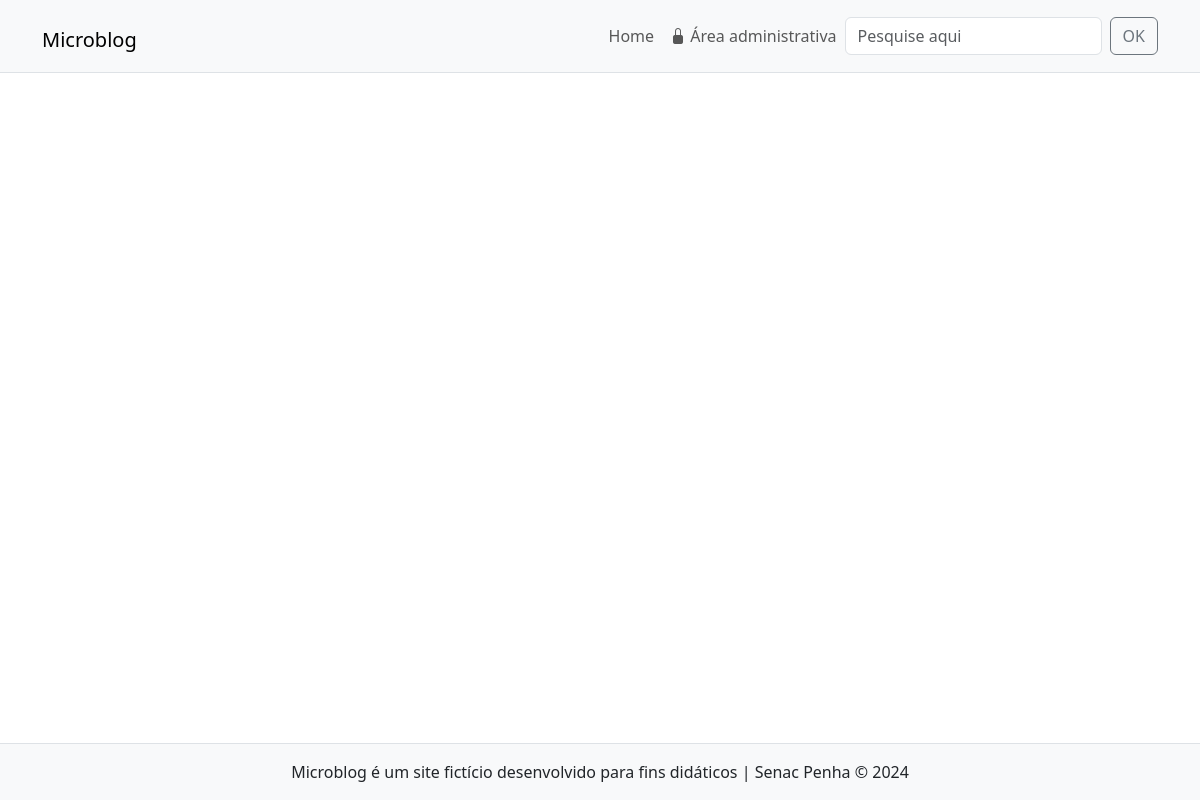
Before: / with the older database file.
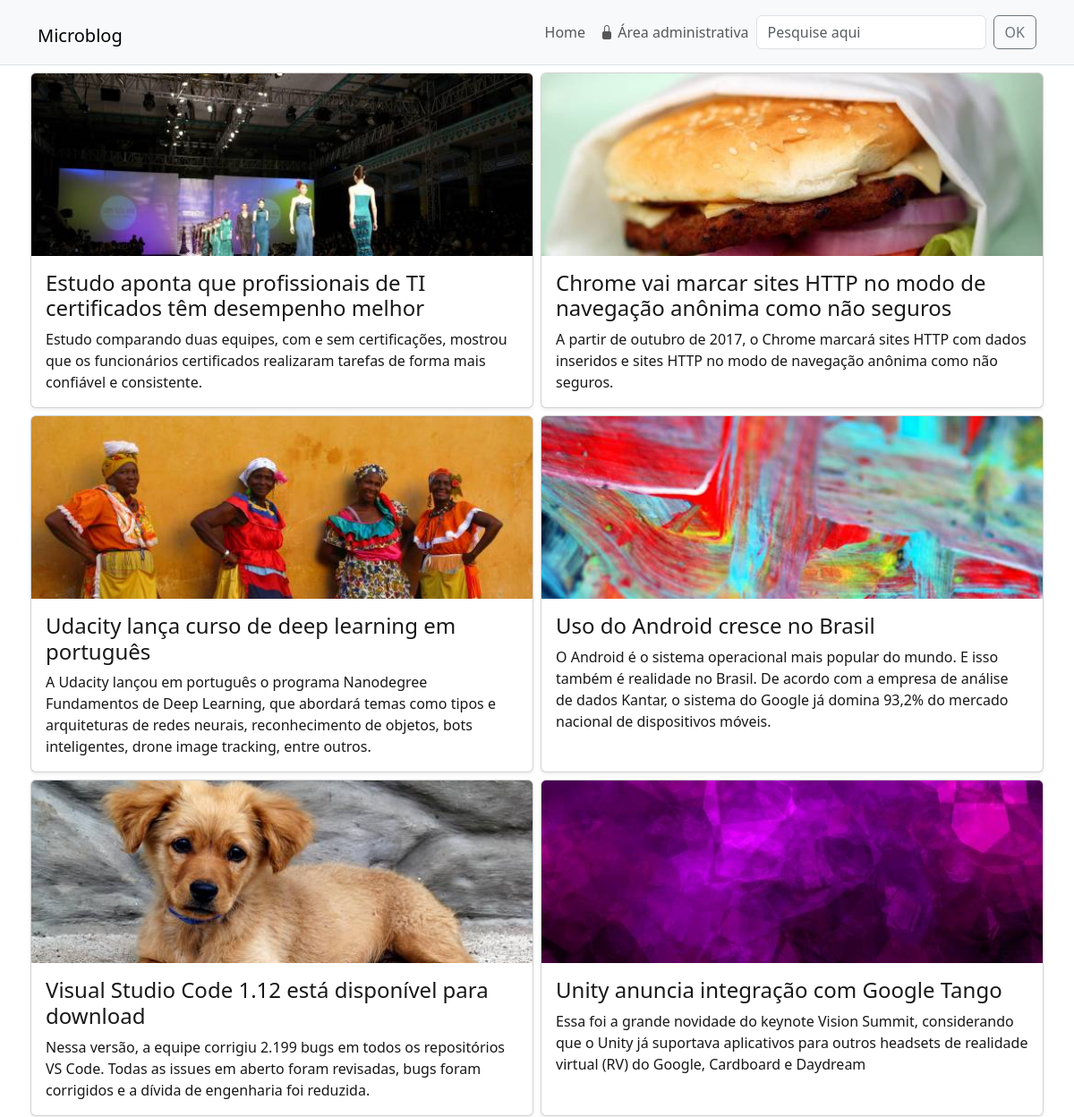
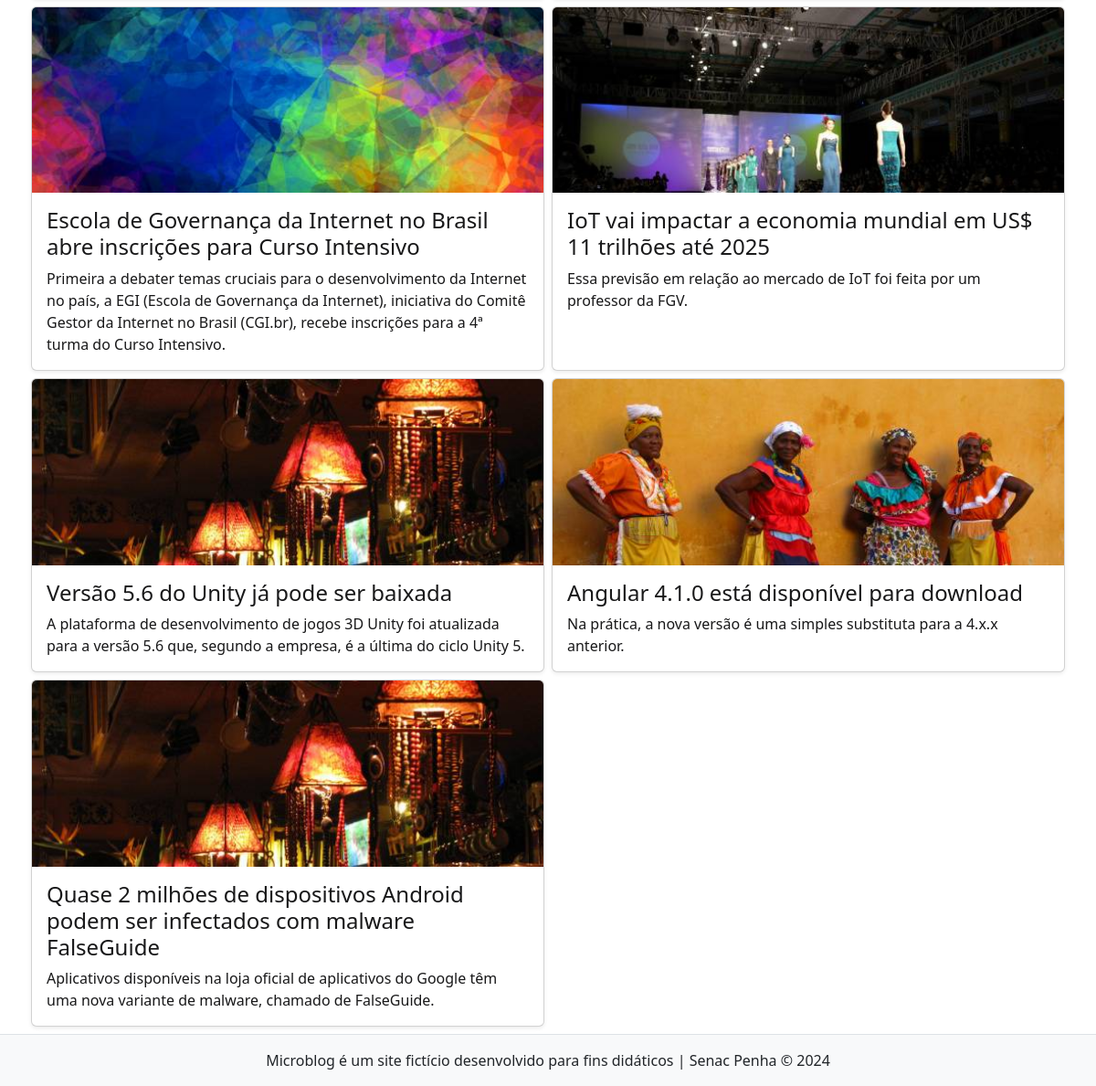
After: the same page with the newer database file (2 pictures, top to bottom).
### tables this page shows
CREATE TABLE `noticias` (
  `id` int(11) NOT NULL,
  `data` datetime NOT NULL DEFAULT current_timestamp(),
  `titulo` varchar(150) NOT NULL,
  `texto` text NOT NULL,
  `resumo` text NOT NULL,
  `imagem` varchar(45) NOT NULL,
  `usuario_id` int(11) NOT NULL
);

### includes/funcoes-noticias.php (called while the page is built, shortened)
<?php
function lerTodasNoticias($conexao){
    $sql = "SELECT id, imagem, titulo, resumo FROM noticias
            ORDER BY data DESC";
    $resultado = executarQuery($conexao, $sql);
    return mysqli_fetch_all($resultado, MYSQLI_ASSOC);
}
function executarQuery($conexao, $sql) {
	$consulta = mysqli_query($conexao, $sql) or die(mysqli_error($conexao));
	return $consulta;
}

### index.php (the view)
<?php
require "includes/cabecalho.php";
require "includes/funcoes-noticias.php";
$listaDeNoticias = lerTodasNoticias($conexao);
?>
<div class="row my-1 mx-md-n1">
<?php foreach($listaDeNoticias as $noticia) { ?>
		<div class="col-md-6 my-1 px-md-1">
            <article class="card shadow-sm h-100">
                <a href="noticia.php?id=<?=$noticia['id']?>" class="card-link">
                    <img src="imagens/<?=$noticia['imagem']?>" class="card-img-top" alt="">
                    <div class="card-body">
                        <h3 class="fs-4 card-title"> <?=$noticia['titulo']?> </h3>
                        <p class="card-text"> <?=$noticia['resumo']?> </p>
                    </div>
                </a>
            </article>
		</div>
<?php } ?>
</div>
<?php
require "includes/rodape.php";
?>

### includes/cabecalho.php (shortened to what this page needs)
<!DOCTYPE html>
<html lang="pt-br" class="h-100">
<head>
<link href="https://cdn.jsdelivr.net/npm/bootstrap@5.3.3/dist/css/bootstrap.min.css" rel="stylesheet">
<link rel="stylesheet" href="https://cdn.jsdelivr.net/npm/bootstrap-icons@1.11.3/font/bootstrap-icons.min.css">
<link rel="stylesheet" href="css/style.css">
</head>
<body class="d-flex flex-column h-100">
<header id="topo" class="border-bottom sticky-top">
<nav class="navbar navbar-expand-lg navbar-light bg-light">
  <div class="container">
    <h1 class="ms-n1"><a class="navbar-brand" href="index.php">Microblog</a></h1>
    <div class="collapse navbar-collapse" id="navbarSupportedContent">
      <ul class="navbar-nav ms-auto mb-2 mb-lg-0">
        <li class="nav-item">
          <a class="nav-link" aria-current="page" href="index.php">Home</a>
        </li>
        <li class="nav-item">
          <a class="nav-link" href="admin/index.php"><i class="bi bi-lock-fill"></i> Área administrativa</a>
        </li>
      </ul>
      <form autocomplete="off" class="d-flex" action="resultados.php" method="GET">
        <input name="busca" class="form-control me-2" type="search" placeholder="Pesquise aqui" aria-label="Pesquise aqui">
        <button class="btn btn-outline-secondary my-2 my-sm-0" type="submit">OK</button>
      </form>
    </div>
  </div>
</nav>
</header>
<main class="flex-shrink-0">
    <div class="container">

### includes/rodape.php (shortened to what this page needs)
</div>
</main>
<footer class="footer mt-auto py-3 bg-light border-top">
    <div class="container text-center">
        Microblog é um site fictício desenvolvido para fins didáticos | Senac Penha &copy; 2024
    </div>
</footer>
</body>
</html>

### css/style.css (style rules this page uses)
.card > .card-link { color: #181819; text-decoration: none; }

Changed rows visible on the page:
added noticias: imagem (picture), titulo "Estudo aponta que profissionais de TI certificados têm desempenho melhor", resumo "Estudo comparando duas equipes, com e sem certificações, mostrou que os funcionários certificados realizaram tarefas de forma mais confiável e consistente."
added noticias: imagem (picture), titulo "Chrome vai marcar sites HTTP no modo de navegação anônima como não seguros", resumo "A partir de outubro de 2017, o Chrome marcará sites HTTP com dados inseridos e sites HTTP no modo de navegação anônima como não seguros."
added noticias: imagem (picture), titulo "Udacity lança curso de deep learning em português", resumo "A Udacity lançou em português o programa Nanodegree Fundamentos de Deep Learning, que abordará temas como tipos e arquiteturas de redes neurais, reconhecimento de objetos, bots inteligentes, drone image tracking, entre outros."
added noticias: imagem (picture), titulo "Uso do Android cresce no Brasil", resumo "O Android é o sistema operacional mais popular do mundo. E isso também é realidade no Brasil. De acordo com a empresa de análise de dados Kantar, o sistema do Google já domina 93,2% do mercado nacional de dispositivos móveis."
added noticias: imagem (picture), titulo "Visual Studio Code 1.12 está disponível para download", resumo "Nessa versão, a equipe corrigiu 2.199 bugs em todos os repositórios VS Code. Todas as issues em aberto foram revisadas, bugs foram corrigidos e a dívida de engenharia foi reduzida."
added noticias: imagem (picture), titulo "Unity anuncia integração com Google Tango", resumo "Essa foi a grande novidade do keynote Vision Summit, considerando que o Unity já suportava aplicativos para outros headsets de realidade virtual (RV) do Google, Cardboard e Daydream"
added noticias: imagem (picture), titulo "Escola de Governança da Internet no Brasil abre inscrições para Curso Intensivo", resumo "Primeira a debater temas cruciais para o desenvolvimento da Internet no país, a EGI (Escola de Governança da Internet), iniciativa do Comitê Gestor da Internet no Brasil (CGI.br), recebe inscrições para a 4ª turma do Curso Intensivo."
added noticias: imagem (picture), titulo "IoT vai impactar a economia mundial em US$ 11 trilhões até 2025", resumo "Essa previsão em relação ao mercado de IoT foi feita por um professor da FGV."
added noticias: imagem (picture), titulo "Versão 5.6 do Unity já pode ser baixada", resumo "A plataforma de desenvolvimento de jogos 3D Unity foi atualizada para a versão 5.6 que, segundo a empresa, é a última do ciclo Unity 5."
added noticias: imagem (picture), titulo "Angular 4.1.0 está disponível para download", resumo "Na prática, a nova versão é uma simples substituta para a 4.x.x anterior."
added noticias: imagem (picture), titulo "Quase 2 milhões de dispositivos Android podem ser infectados com malware FalseGuide", resumo "Aplicativos disponíveis na loja oficial de aplicativos do Google têm uma nova variante de malware, chamado de FalseGuide."
